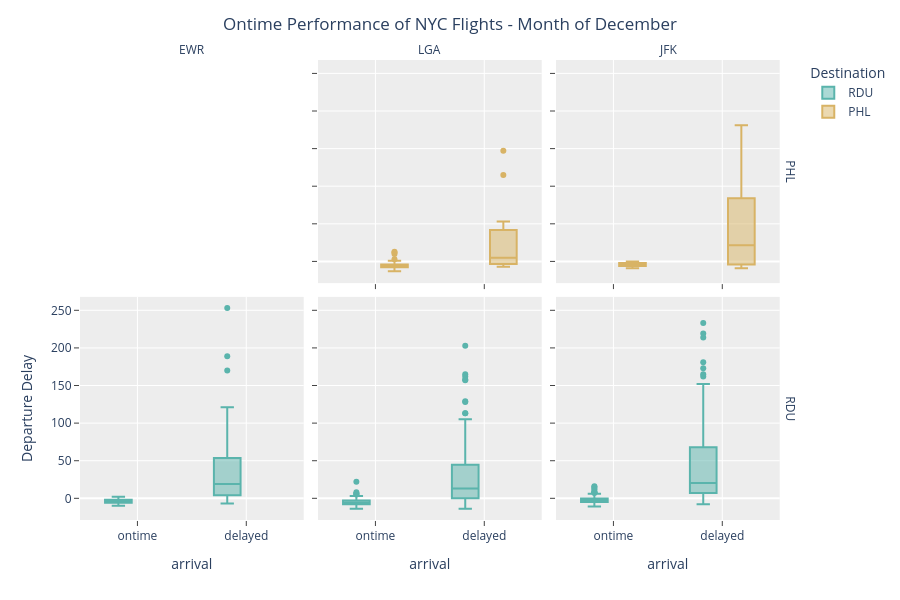

Source (notebook cell):
### Code cell
boxplot = px.box(DF_valid_flights,
                x='arrival',
                y='dep_delay',
                color='dest',
                facet_row='dest',
                facet_col='origin',
                width=900,
                height=600,
                color_discrete_sequence=['#D8B365', '#5AB4AC'], # i thought this was the Pastel color scheme at first lol
                category_orders={'origin': ['EWR', 'LGA', 'JFK'], 'dest': ['PHL', 'RDU'], 'arrival': ['ontime', 'delayed']})
boxplot.update_layout(
                    title='Ontime Performance of NYC Flights - Month of December',
                    title_x=0.5,
                    yaxis_title='Departure Delay',
                    legend_title='Destination',
                    plot_bgcolor='#EDEDED')
boxplot.update_xaxes(
                    showgrid=True,
                    ticks='outside')
boxplot.update_yaxes(
                    showgrid=True,
                    ticks='outside')
# NOTE: I FOUND THE TWO LINES OF CODE BELOW ON THE PLOTLY FORUMS. 
# I UNDERSTAND WHAT THEY ARE DOING BUT I AM UNSURE IF I AM ALLOWED TO USE THEM.
# I HAD TO CHANGE THEM A BIT TO DO WHAT I WANTED THEM TO DO.
# I FIGURED I'D INCLUDE THEM SINCE MOST OF PROGRAMMING IS OFTEN JUST 
# SEARCHING UP YOUR PROBLEMS AND FINDING A SNIPPET OF SOMEONE ELSE'S CODE TO CHANGE.
# PLEASE COMMENT THEM OUT IF YOU FEEL THIS WAS NOT ALLOWED.
# I DON'T KNOW WHY I'M WRITING IN ALL CAPS.
boxplot.for_each_annotation(lambda x: x.update(text=x.text.replace('origin=', '')))
boxplot.for_each_annotation(lambda x: x.update(text=x.text.replace('dest=', '')))
# END OF ADAPTED CODE
# THEY BASICALLY TAKE EACH ANNOTATION AND USE A LAMBDA TO SET IT EQUAL TO A VERSION OF ITSELF 
# WHERE IF IT HAD A TAG THAT TAG WAS CHANGED INTO NOTHING SO ITS AS IF IT WAS NEVER THERE
boxplot.show()

### Figure 1 — Plotly figure (JSON) as saved in the notebook; plotly's stock layout.template omitted (floating-point values rounded to 4 significant figures; data arrays with more than 128 entries replaced by an {"elided": "..."} marker saying what was removed)
{"data": [{"alignmentgroup": "True", "hovertemplate": "dest=RDU<br>origin=EWR<br>arrival=%{x}<br>dep_delay=%{y}<extra></extra>", "legendgroup": "RDU", "marker": {"color": "#5AB4AC"}, "name": "RDU", "notched": false, "offsetgroup": "RDU", "orientation": "v", "showlegend": true, "type": "box", "x": ["delayed", "delayed", "ontime", "delayed", "delayed", "delayed", "ontime", "delayed", "delayed", "delayed", "delayed", "ontime", "delayed", "delayed", "delayed", "delayed", "ontime", "ontime", "delayed", "delayed", "ontime", "delayed", "delayed", "delayed", "ontime", "delayed", "delayed", "delayed", "delayed", "ontime", "ontime", "delayed", "delayed", "ontime", "delayed", "delayed", "delayed", "delayed", "delayed", "ontime", "delayed", "ontime", "ontime", "delayed", "ontime", "ontime", "delayed", "ontime", "delayed", "delayed", "delayed", "delayed", "ontime", "ontime", "ontime", "ontime", "delayed", "delayed", "ontime", "ontime", "ontime", "ontime", "delayed", "delayed", "delayed", "delayed", "delayed", "ontime", "ontime", "ontime", "delayed", "delayed", "delayed", "ontime", "delayed", "ontime", "ontime", "ontime", "delayed", "delayed", "delayed", "delayed", "delayed", "delayed", "ontime", "ontime", "delayed", "ontime", "delayed", "ontime", "ontime"], "x0": " ", "xaxis": "x", "y": [0.0, 11.0, -3.0, 0.0, 18.0, 17.0, -3.0, 20.0, 4.0, 63.0, 48.0, 0.0, 53.0, 14.0, -1.0, 13.0, -2.0, 2.0, 12.0, 54.0, -8.0, 65.0, -5.0, 35.0, -6.0, 30.0, 4.0, 189.0, 32.0, -1.0, -5.0, 72.0, 17.0, 2.0, -3.0, 49.0, 38.0, 121.0, -3.0, -4.0, 170.0, -6.0, -10.0, 253.0, -3.0, -6.0, 60.0, -5.0, 0.0, -7.0, 44.0, 60.0, -2.0, -4.0, -8.0, -4.0, 19.0, 55.0, -4.0, -5.0, 1.0, -5.0, 8.0, 26.0, 8.0, 45.0, -2.0, -2.0, -5.0, -1.0, 53.0, 4.0, -3.0, -3.0, 22.0, -4.0, -2.0, -9.0, -4.0, 2.0, 81.0, 5.0, 56.0, -3.0, -6.0, -7.0, 17.0, -7.0, 111.0, -7.0, 1.0], "y0": " ", "yaxis": "y"}, {"alignmentgroup": "True", "hovertemplate": "dest=PHL<br>origin=LGA<br>arrival=%{x}<br>dep_delay=%{y}<extra></extra>", "legendgroup": "PHL", "marker": {"color": "#D8B365"}, "name": "PHL", "notched": false, "offsetgroup": "PHL", "orientation": "v", "showlegend": true, "type": "box", "x": ["ontime", "ontime", "delayed", "ontime", "delayed", "delayed", "ontime", "ontime", "ontime", "ontime", "ontime", "ontime", "ontime", "delayed", "delayed", "delayed", "delayed", "ontime", "ontime", "ontime", "ontime", "delayed", "delayed", "delayed", "ontime", "ontime", "ontime", "delayed", "delayed", "ontime", "ontime", "delayed", "ontime", "delayed", "ontime", "ontime", "ontime", "ontime", "ontime", "ontime", "ontime", "ontime", "ontime", "delayed", "delayed", "ontime", "ontime", "ontime", "ontime", "ontime", "ontime", "ontime", "delayed", "ontime", "ontime", "ontime", "ontime", "ontime", "delayed", "delayed", "delayed", "delayed", "ontime", "ontime", "ontime", "delayed", "delayed", "ontime", "ontime", "ontime"], "x0": " ", "xaxis": "x5", "y": [-6.0, -6.0, 42.0, -7.0, -7.0, 147.0, -6.0, -4.0, -5.0, -13.0, -8.0, -8.0, -5.0, -2.0, 5.0, 41.0, 2.0, -6.0, -5.0, -7.0, 12.0, 32.0, 5.0, 53.0, -2.0, 13.0, -5.0, -4.0, 25.0, -5.0, -9.0, 4.0, -9.0, 47.0, -7.0, -11.0, 3.0, -13.0, -5.0, -8.0, -5.0, -2.0, -6.0, 33.0, -5.0, -4.0, -8.0, 1.0, -6.0, 1.0, -7.0, -8.0, 19.0, 1.0, -6.0, -6.0, -9.0, 10.0, -6.0, 1.0, -7.0, 115.0, -5.0, -8.0, -2.0, -4.0, 45.0, -2.0, -4.0, -4.0], "y0": " ", "yaxis": "y5"}, {"alignmentgroup": "True", "hovertemplate": "dest=RDU<br>origin=LGA<br>arrival=%{x}<br>dep_delay=%{y}<extra></extra>", "legendgroup": "RDU", "marker": {"color": "#5AB4AC"}, "name": "RDU", "notched": false, "offsetgroup": "RDU", "orientation": "v", "showlegend": false, "type": "box", "x": {"elided": "259 str values"}, "x0": " ", "xaxis": "x2", "y": {"elided": "259 float values"}, "y0": " ", "yaxis": "y2"}, {"alignmentgroup": "True", "hovertemplate": "dest=PHL<br>origin=JFK<br>arrival=%{x}<br>dep_delay=%{y}<extra></extra>", "legendgroup": "PHL", "marker": {"color": "#D8B365"}, "name": "PHL", "notched": false, "offsetgroup": "PHL", "orientation": "v", "showlegend": false, "type": "box", "x": ["delayed", "delayed", "delayed", "ontime", "ontime", "ontime", "ontime", "ontime", "delayed", "delayed", "ontime", "ontime", "delayed", "delayed", "delayed", "ontime", "delayed", "ontime", "ontime", "ontime", "ontime", "delayed"], "x0": " ", "xaxis": "x6", "y": [84.0, 16.0, 114.0, -9.0, 0.0, -7.0, -1.0, -1.0, 181.0, 14.0, -7.0, -5.0, 35.0, -9.0, -4.0, -3.0, 27.0, -4.0, -4.0, -4.0, -3.0, -7.0], "y0": " ", "yaxis": "y6"}, {"alignmentgroup": "True", "hovertemplate": "dest=RDU<br>origin=JFK<br>arrival=%{x}<br>dep_delay=%{y}<extra></extra>", "legendgroup": "RDU", "marker": {"color": "#5AB4AC"}, "name": "RDU", "notched": false, "offsetgroup": "RDU", "orientation": "v", "showlegend": false, "type": "box", "x": {"elided": "249 str values"}, "x0": " ", "xaxis": "x3", "y": {"elided": "249 float values"}, "y0": " ", "yaxis": "y3"}], "layout": {"annotations": [{"font": {}, "showarrow": false, "text": "EWR", "x": 0.1567, "xanchor": "center", "xref": "paper", "y": 1, "yanchor": "bottom", "yref": "paper"}, {"font": {}, "showarrow": false, "text": "LGA", "x": 0.49, "xanchor": "center", "xref": "paper", "y": 1, "yanchor": "bottom", "yref": "paper"}, {"font": {}, "showarrow": false, "text": "JFK", "x": 0.8233, "xanchor": "center", "xref": "paper", "y": 1, "yanchor": "bottom", "yref": "paper"}, {"font": {}, "showarrow": false, "text": "RDU", "textangle": 90, "x": 0.98, "xanchor": "left", "xref": "paper", "y": 0.2425, "yanchor": "middle", "yref": "paper"}, {"font": {}, "showarrow": false, "text": "PHL", "textangle": 90, "x": 0.98, "xanchor": "left", "xref": "paper", "y": 0.7575, "yanchor": "middle", "yref": "paper"}], "boxmode": "group", "height": 600, "legend": {"title": {"text": "Destination"}, "tracegroupgap": 0}, "margin": {"t": 60}, "plot_bgcolor": "#EDEDED", "title": {"text": "Ontime Performance of NYC Flights - Month of December", "x": 0.5}, "width": 900, "xaxis": {"anchor": "y", "categoryarray": ["ontime", "delayed"], "categoryorder": "array", "domain": [0, 0.3133], "showgrid": true, "ticks": "outside", "title": {"text": "arrival"}}, "xaxis2": {"anchor": "y2", "categoryarray": ["ontime", "delayed"], "categoryorder": "array", "domain": [0.3333, 0.6467], "matches": "x", "showgrid": true, "ticks": "outside", "title": {"text": "arrival"}}, "xaxis3": {"anchor": "y3", "categoryarray": ["ontime", "delayed"], "categoryorder": "array", "domain": [0.6667, 0.98], "matches": "x", "showgrid": true, "ticks": "outside", "title": {"text": "arrival"}}, "xaxis4": {"anchor": "y4", "domain": [0, 0.3133], "matches": "x", "showgrid": true, "showticklabels": false, "ticks": "outside"}, "xaxis5": {"anchor": "y5", "domain": [0.3333, 0.6467], "matches": "x", "showgrid": true, "showticklabels": false, "ticks": "outside"}, "xaxis6": {"anchor": "y6", "domain": [0.6667, 0.98], "matches": "x", "showgrid": true, "showticklabels": false, "ticks": "outside"}, "yaxis": {"anchor": "x", "domain": [0, 0.485], "showgrid": true, "ticks": "outside", "title": {"text": "Departure Delay"}}, "yaxis2": {"anchor": "x2", "domain": [0, 0.485], "matches": "y", "showgrid": true, "showticklabels": false, "ticks": "outside"}, "yaxis3": {"anchor": "x3", "domain": [0, 0.485], "matches": "y", "showgrid": true, "showticklabels": false, "ticks": "outside"}, "yaxis4": {"anchor": "x4", "domain": [0.515, 1], "matches": "y", "showgrid": true, "ticks": "outside", "title": {"text": "dep_delay"}}, "yaxis5": {"anchor": "x5", "domain": [0.515, 1], "matches": "y", "showgrid": true, "showticklabels": false, "ticks": "outside"}, "yaxis6": {"anchor": "x6", "domain": [0.515, 1], "matches": "y", "showgrid": true, "showticklabels": false, "ticks": "outside"}}}
